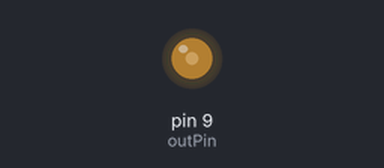
Bench run of a sketch on a simulated Arduino Uno, built with avr-gcc and run on an emulated ATmega328P. On the bench: output pins drawn as LEDs (lit = HIGH).

Above: at 2.05 s.
At 6.0 s:
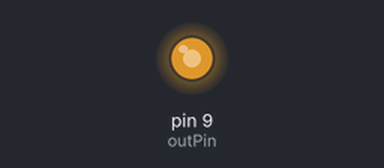
Timing chart, 0 to 11.1 s (numbered marks = the images above):
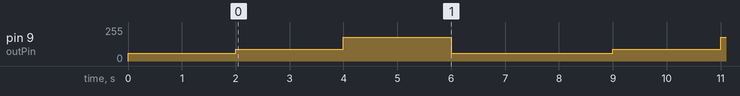

Measured:
- by itself, pin 9 (outPin): repeats every 7.0 s: 180/255 2.0 s, 60/255 3.0 s, 90/255 2.0 s

The sketch:

gMotorTest1.ino
```cpp
const int outPin = 9;     // PWM Pin zum ESC (D9)
const int pwmStop = 60;   // "kein Gas"
const int pwmLow  = 90;   // kleines Gas
const int pwmMed  = 180;  // mittleres Gas

void setup() {
  pinMode(outPin, OUTPUT);

  // Sicher starten: STOP
  analogWrite(outPin, pwmStop);
  delay(2000);
}

void loop() {
  // 1) kleines Gas
  analogWrite(outPin, pwmLow);
  delay(2000);

  // 2) mittleres Gas
  analogWrite(outPin, pwmMed);
  delay(2000);

  // 3) STOP
  analogWrite(outPin, pwmStop);
  delay(3000);
}
```
